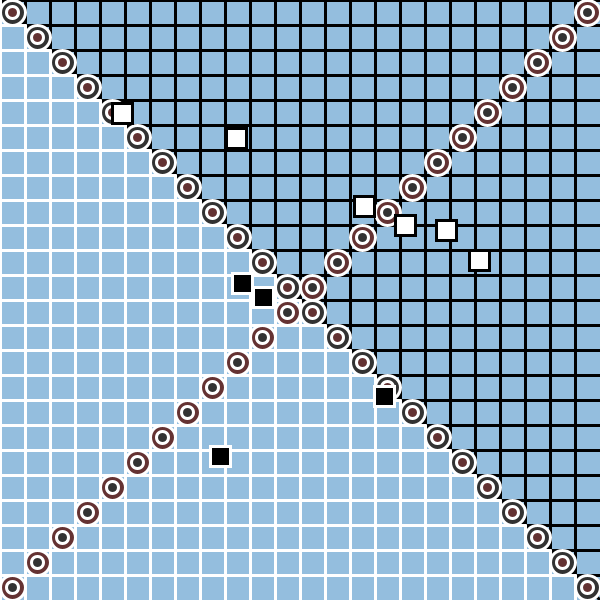
Frame 1 (no input)
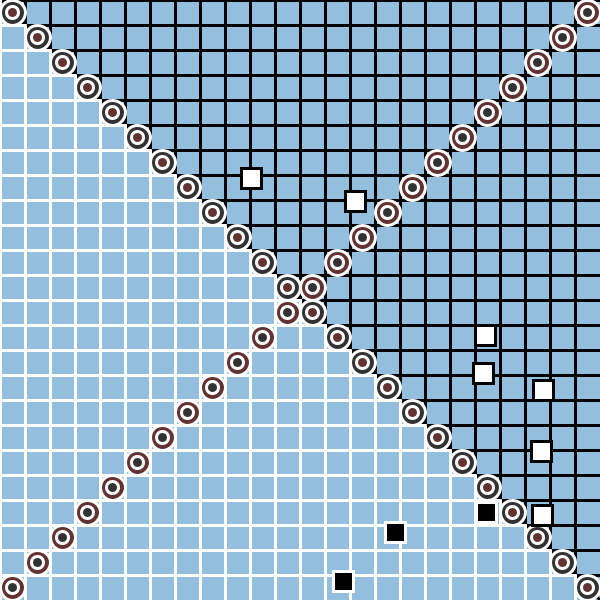
Frame 60 (the mouse pressed at the canvas centre just before this capture)
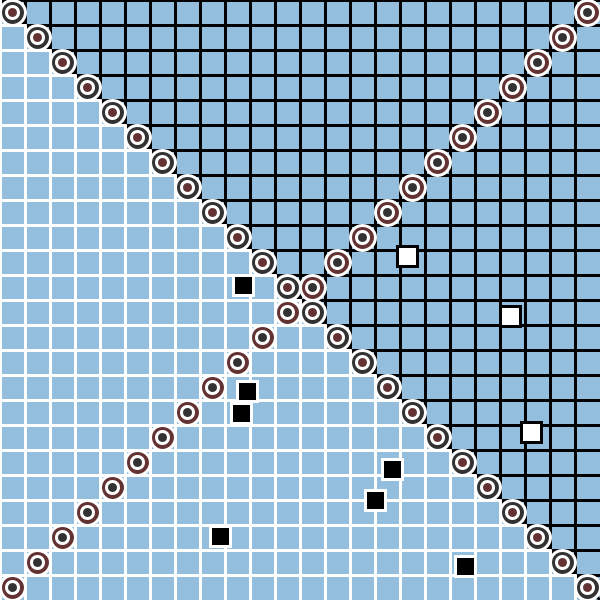
Frame 120 (the mouse held since frame 60 and released just before this capture)

The Processing sketch that drew these frames (run headless with seeded random() and noise(); from frame 60 on, the mouse is pressed at the canvas centre):

// Processing sketch: processing_97702
// ── processing_97702.pde

/*Alfons Echegaray
Informatica Grup 02 - 2n GEDI
Professora: Anna Mª del Corral
Practica 4
Variables: Matrius i bucles for(int), condicionals if, voidmousepressed

En aquest exercici treballem les variables utilitzades per a generar matrius en X,Y ; 
Utilitzant l'expresio "for (int el void set, i el void draw, i definint la posició de les lineas respecte i.
Les elipses que fan les diagonals també estan generades amb una matriu, seguint en X i en Y a (i,i) i (i,-i).
Per acabara, generem uns quadrats en una posició aleatoria entre X (100,500), i entre Y (100,500), i una velocitat en X i Y aleatoria entre 2 i 6.
Aquets rectangles canvien de color al creuar la diagonal (i,i), i alhora quan premem elmouse restaurem les velocitats d'aquests.


*/




//definim les variables que utilitzem//
float szel,szrect;
float[] Posicionselipse = new float[24];

int rectmov = 10;

//hem de fenerar una matriu per a les posX en els "ullsmov" elements:

float[] posX = new float[rectmov];
//el mateix per posY:
float[] posY = new float[rectmov];
//i per velX:
float[] velX = new float[rectmov];
//i velY:
float[] velY = new float[rectmov];



void setup(){
size(600,600);


  //inicialitzem posicions i velocitats//
  for(int i = 0; i<rectmov; i++){
    posX[i] = random (100,500);
    posY[i] = random (100,500);
    velX[i] = random(1,6);
    velY[i] = random(1,6);
    
     szel=25;
     szrect=20;
  }

}


void draw (){
  background(#94BEDE);
  
  
 
  
// ratllem la diagonal superior del fons amb línies negres //
strokeWeight(3);

stroke(0);
line(0,0,width,height);
for (int i = 0; i <width; i = i+25) {
  line(i,0, i, i);
}

for (int i = 0; i < height; i = i+25) {
  line(i,i,width, i);
}

// ratllem la diagonal inferior del fons amb línies blanques //
stroke(#FFFFFF);
for (int i = 0; i < 600; i = i+25) {
  line(i,600,i,i);
}

for (int i = 0; i < 600; i = i+25) {
  line(i,i,0,i);
}


// creem aleatoriament totes les posicions //
  for(int i=0; i<24; i++){
 Posicionselipse[i] = i*szel;
  }
//  i dibuixem les elipses de la primera diagonal //
  for(int i=0; i<Posicionselipse.length; i++){
    fill(50,50,50);
   ellipse(Posicionselipse[i]+(szel/2),Posicionselipse[i]+(szel/2),szel,szel);
  }
  
    for(int i=0; i<Posicionselipse.length; i++){
      fill(100,50,50);
   ellipse(Posicionselipse[i]+(szel/2),Posicionselipse[i]+(szel/2),szel/2,szel/2);
  }
  
  //  i dibuixem les altres elipses //
  for(int i=0; i<Posicionselipse.length; i++){
    fill(100,50,50);
   ellipse(width-(Posicionselipse[i]+(szel/2)),(Posicionselipse[i]+(szel/2)),szel,szel);
  }
  
    for(int i=0; i<Posicionselipse.length; i++){
     fill(50,50,50);
   ellipse(width-(Posicionselipse[i]+(szel/2)),Posicionselipse[i]+(szel/2),szel/2,szel/2);
  }
  
  //formes en moviment//

  //iniciem un bucle perquè faci les mateixes accions //
  //a tots els valors de les matrius
  for(int i = 0; i<rectmov; i++){
    //actualitzem posicions
    posX[i] += velX[i];
    posY[i] += velY[i];

    //comprobem límits X
    if((posX[i]<0+(szrect/2))||(posX[i]>width-(szrect/2))){
      velX[i] = -velX[i];
    } 
    //comprobem límits Y
    if((posY[i]<0+(szrect/2))||(posY[i]>height-(szrect/2))){
      velY[i] = -velY[i];
    } 
    
    //generem un canvi de color //
      if((posX[i]<posY[i])||(posY[i]>posX[i])){
     stroke(255); 
      fill(0);
      }
      else{
           fill(255);
      stroke(0);
     
    } 
  // dibuixem els rectangles que es mouran //
rect(posX[i]-10,posY[i]-10,szrect,szrect);

  }
}
  
//per reiniciar el programa //
void mousePressed(){
  //reinicialitzem les velocitats //
  for(int i = 0; i<rectmov; i++){
    velX[i] = random(4,8);
    velY[i] = random(4,8);
  }





    
}
